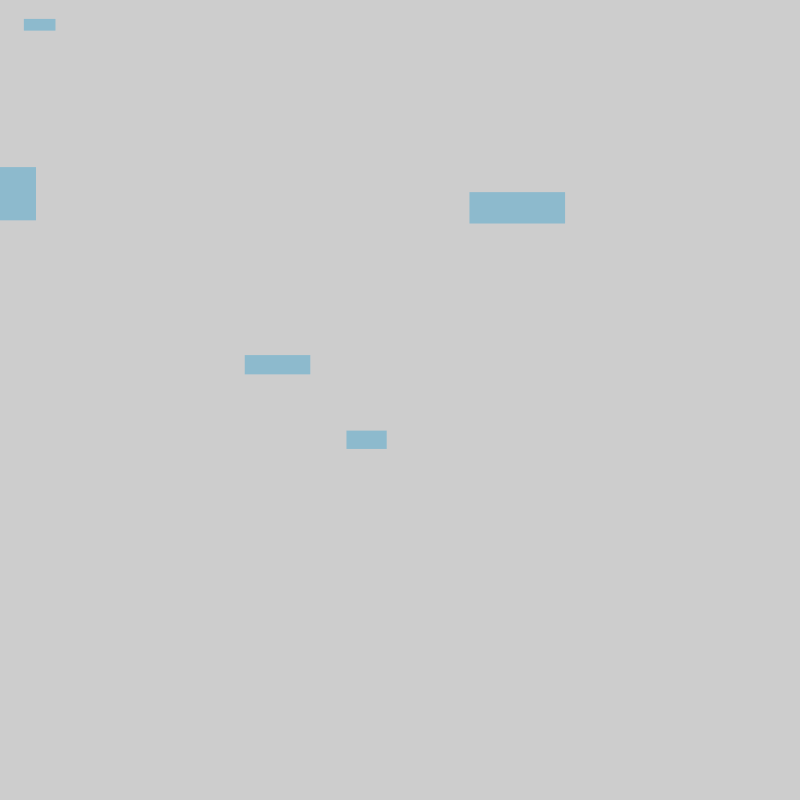
Frame 1 (no input)
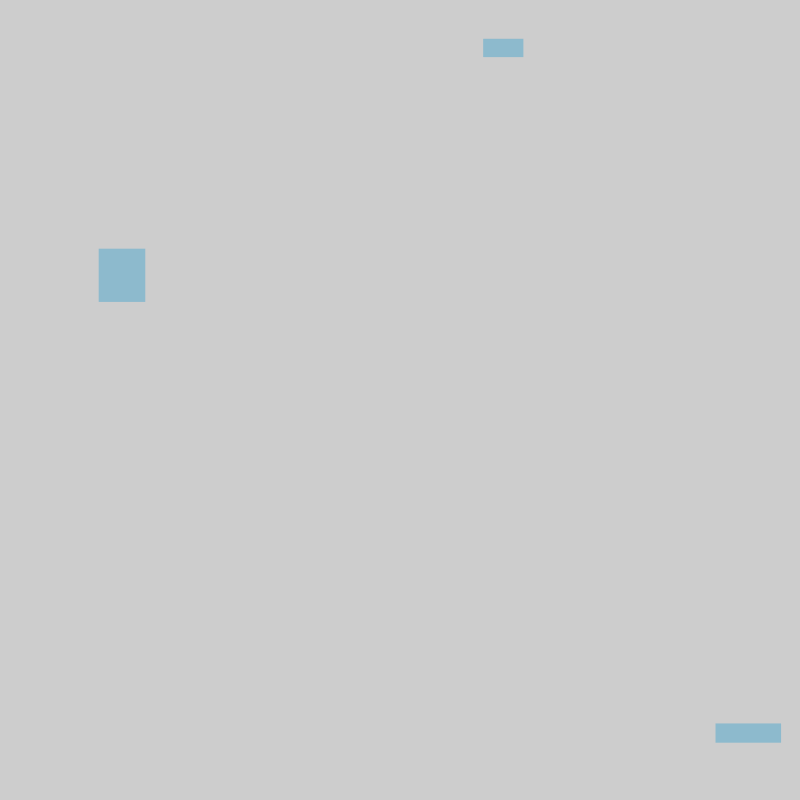
Frame 60 (the mouse pressed at the canvas centre just before this capture)
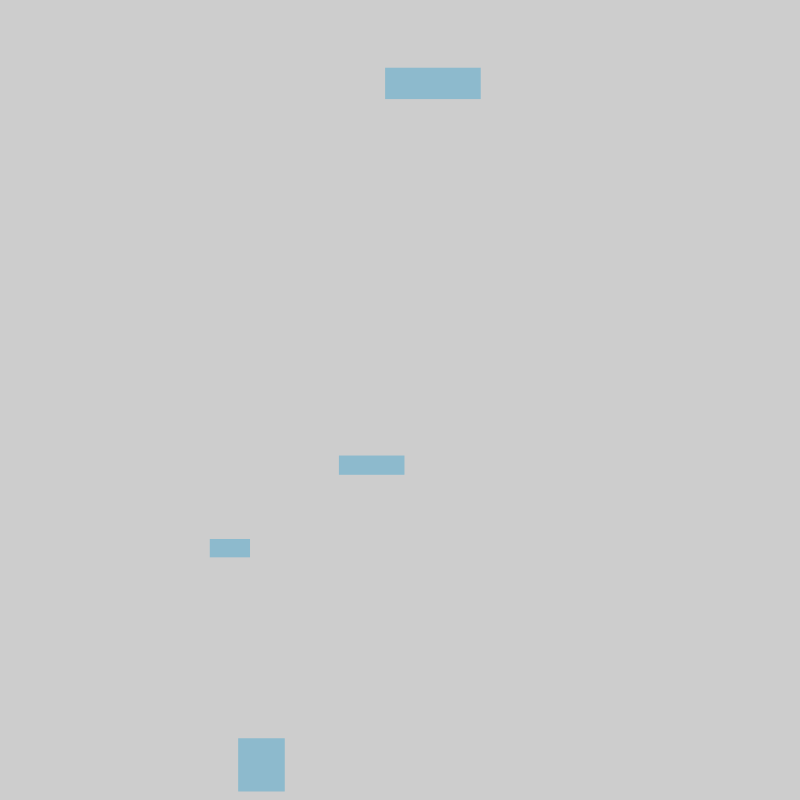
Frame 120 (the mouse held since frame 60 and released just before this capture)

The Processing sketch that drew these frames (run headless with seeded random() and noise(); from frame 60 on, the mouse is pressed at the canvas centre):

// Processing sketch: sketch_07_005
// ── sketch_07_005.pde
float[] x = new float[5]; // x座標を格納するfloat型の配列の宣言
float[] y = new float[5]; // y座標の配列宣言
float[] rectWidth = new float[5]; // rectWidthの配列宣言
float[] rectHeight = new float[5]; // rectWidthの配列宣言
float[] xSpeed = new float[5]; // xSpeedの配列宣言
float[] ySpeed = new float[5]; // ySpeedの配列宣言

void setup() {
  size(800, 800);
  frameRate(30);
  noStroke();
  rectMode(CENTER);
  fill(0, 142, 204, 80);

  for (int i = 0; i < 5; i++) {
    x[i] = random(width);
    y[i] = random(height);
    rectWidth[i] = random(10, 100);
    rectHeight[i] = random(10, 100);
    xSpeed[i] = random(-10, 100);
    ySpeed[i] = random(-10, 100);
  }
}

void draw() {
  background(205);
  for (int i = 0; i < 5; i++) {
    rect(x[i], y[i], rectWidth[i], rectHeight[i]);
    x[i] += xSpeed[i];
    y[i] += ySpeed[i];

    if (x[i] > width || x[i] < 0) {
      xSpeed[i] *= -1;
    }
    if (y[i] > height || y[i] < 0) {
      ySpeed[i] *= -1;
    }
  }
}
